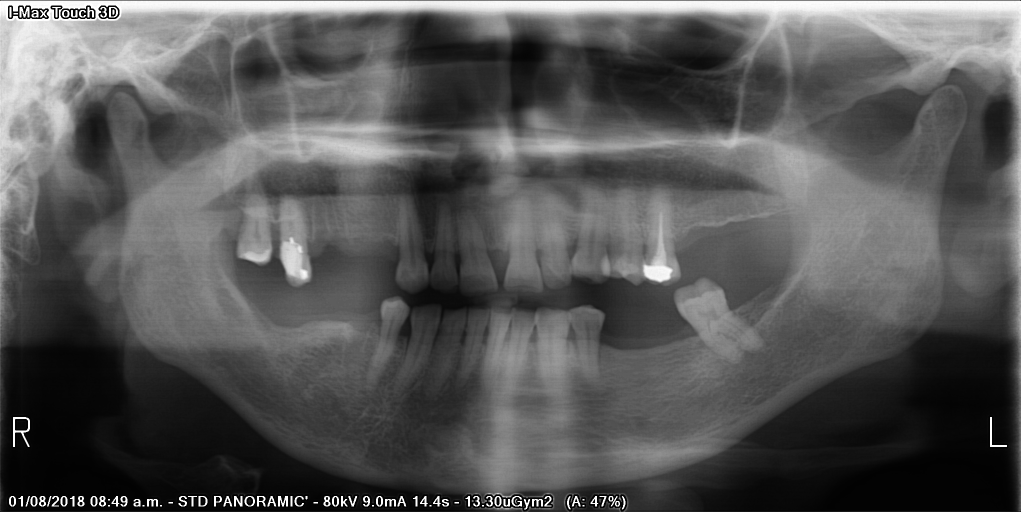
#> input picture data/original/101.jpg, 2041 x 1024 px (shown at 1/2 size); its folder holds 4 pictures in this run
$ python screen_evaluation_set.py
#> lines starting #> are read from the running program, lines starting #| are printed output that depends on the picture; after the words box and inside, x2 and y2 are one past the last pixel; in counts of white or black regions, pixels touching at a corner belong together
"""
Triaje de ortopantomografías para el estudio perceptual con odontólogos.

Reduce las 598 imágenes de `data/original` a una lista corta que se aproxime al
criterio del tutor -- dentición completa y sin trabajos dentales, o con la menor
modificación posible -- para que dos revisores humanos confirmen la selección
final de 50 sobre hojas de contacto.

QUÉ ES FIABLE Y QUÉ NO
----------------------
Este script es un PRE-FILTRO, no un clasificador. Se validó contra un puñado de
imágenes inspeccionadas a ojo:

  - `dentition` (top-hat morfológico sobre la banda de la arcada) ordena bien la
    completitud: edéntula 107 -> 86, casi completa 294 -> 159, completa 256 -> 168.
  - `metal_score` detecta con seguridad amalgamas y coronas (saturan muy por
    encima del esmalte) y, vía top-hat de núcleo pequeño, brackets y arcos de
    ortodoncia, que en imágenes subexpuestas NO cruzan un umbral absoluto:
    la primera versión con umbral fijo 240 dejó pasar 291 y 151, dos casos de
    ortodoncia completa. Aun así puede escapársele una obturación pequeña.

Detectar "todas las piezas presentes" con garantías exige un detector de dientes
entrenado; acá sólo se ordena por verosimilitud. La decisión es de los revisores.

Uso:
    # 1. Puntuar las 598 imágenes
    python scripts/screen_evaluation_set.py --data-dir data/original

    # 2. Hojas de contacto de las mejores candidatas para revisión humana
    python scripts/screen_evaluation_set.py --contact-sheets --top 120

    # 3. Materializar el conjunto final desde los IDs aprobados
    python scripts/screen_evaluation_set.py --build-set docs/evaluacion/ids_aprobados.txt
"""

import sys
import argparse
import shutil
from pathlib import Path

PROJECT_ROOT = str(Path(__file__).parent.parent)
sys.path.insert(0, PROJECT_ROOT)

import numpy as np
import pandas as pd
import cv2

# Bandas de anotación quemada por el equipo (nombre, fecha, kV/mA, marcas R/L).
# Medidas sobre el dataset: filas 0-64 y 960-1024 de 1024 -> ~6% arriba y abajo.
TEXT_MARGIN_TOP = 0.07
TEXT_MARGIN_BOTTOM = 0.07
SIDE_MARGIN = 0.06

# Banda que contiene coronas y raíces de ambas arcadas.
ARCH_Y_MIN, ARCH_Y_MAX = 0.38, 0.75
ARCH_X_MIN, ARCH_X_MAX = 0.18, 0.82

# Amalgamas y coronas saturan; el esmalte sano de este dataset llega a ~205.
METAL_ABS_THRESHOLD = 240
MIN_BLOB_AREA = 40

# Núcleo del tamaño de una pieza: aísla dientes del hueso de fondo.
TOOTH_KERNEL = cv2.getStructuringElement(cv2.MORPH_ELLIPSE, (81, 81))
# Núcleo pequeño: aísla brackets, arcos y obturaciones del esmalte que los rodea.
APPLIANCE_KERNEL = cv2.getStructuringElement(cv2.MORPH_ELLIPSE, (15, 15))

# Corte de `appliance_frac`. Calibrado sobre casos verificados a ojo:
#   256 limpia impecable   0.027
#   294 dos obturaciones   0.114
#   291 ortodoncia         1.361
#   151 ortodoncia         1.613
# Separa ortodoncia y restauración franca (descalificantes) de la dentición
# sana, dejando pasar el ruido de compresión. Las obturaciones pequeñas caen
# en la zona gris a propósito: las juzgan los revisores sobre la hoja.
APPLIANCE_FLAG = 0.30


def content_roi(image):
    """Recorta las bandas de texto quemado y los márgenes laterales."""
    h, w = image.shape
    return image[int(TEXT_MARGIN_TOP * h):int((1 - TEXT_MARGIN_BOTTOM) * h),
                 int(SIDE_MARGIN * w):int((1 - SIDE_MARGIN) * w)]


def arch_band(image):
    h, w = image.shape
    return image[int(ARCH_Y_MIN * h):int(ARCH_Y_MAX * h),
                 int(ARCH_X_MIN * w):int(ARCH_X_MAX * w)]


def _normalize(band):
    """Lleva la banda a contraste comparable entre estudios con distinta exposición."""
    lo, hi = np.percentile(band, [5, 99])
    return np.clip((band.astype(np.float32) - lo) / max(hi - lo, 1), 0, 1)


def measure_dentition(image):
    """
    Estima la completitud de la dentición.

    Un top-hat con núcleo del tamaño de una pieza deja sólo las estructuras
    compactas y brillantes -- los dientes -- sobre el fondo suave del hueso.
    La mediana del perfil por columna resume cuánta arcada tiene pieza encima:
    en una arcada edéntula el top-hat apenas responde.
    """
    band = _normalize(arch_band(image))
    tophat = cv2.morphologyEx((band * 255).astype(np.uint8),
                              cv2.MORPH_TOPHAT, TOOTH_KERNEL)
    profile = np.convolve(tophat.max(axis=0).astype(np.float32),
                          np.ones(25) / 25, mode='same')
    return {
        'dentition': float(np.percentile(profile, 50)),
        'dentition_p25': float(np.percentile(profile, 25)),
        'vstd': float(np.percentile(band.std(axis=0), 50)),
    }


def measure_radiopaque(image):
    """
    Cuantifica material radiopaco: restauraciones, coronas, endodoncias, ortodoncia.

    Dos detectores complementarios, porque ninguno solo alcanza:
      - absoluto: amalgamas y coronas saturan por encima de 240.
      - top-hat pequeño: brackets y arcos destacan sobre el esmalte vecino
        aunque la imagen esté subexpuesta y nunca lleguen a 240.
    """
    band = arch_band(image)

    mask = (band >= METAL_ABS_THRESHOLD).astype(np.uint8)
    n_labels, _, stats, _ = cv2.connectedComponentsWithStats(mask, connectivity=8)
    areas = stats[1:, cv2.CC_STAT_AREA] if n_labels > 1 else np.array([])
    blobs = areas[areas >= MIN_BLOB_AREA]

    norm = _normalize(band)
    appliance = cv2.morphologyEx((norm * 255).astype(np.uint8),
                                 cv2.MORPH_TOPHAT, APPLIANCE_KERNEL)

    return {
        'metal_abs_frac': float(blobs.sum() / band.size) * 100 if len(blobs) else 0.0,
        'metal_abs_blobs': int(len(blobs)),
        'appliance_frac': float((appliance > 60).mean()) * 100,
        'appliance_peak': float(np.percentile(appliance, 99.9)),
    }


def measure_technical_quality(image):
    """La imagen fuente debe ser de buena calidad: la degradación la aplicamos nosotros."""
    roi = content_roi(image)
    hist = np.bincount(roi.ravel(), minlength=256).astype(float)
    hist /= hist.sum()
    nz = hist[hist > 0]
    return {
        'entropy': float(-(nz * np.log2(nz)).sum()),
        'contrast_std': float(roi.std()),
        'mean_intensity': float(roi.mean()),
        'clipped_high': float((roi >= 253).mean()) * 100,
    }


def screen_image(path):
    image = cv2.imread(str(path), cv2.IMREAD_GRAYSCALE)
    if image is None:
        return None
    row = {'image_id': path.stem, 'file': path.name,
           'height': image.shape[0], 'width': image.shape[1]}
    row.update(measure_dentition(image))
    row.update(measure_radiopaque(image))
    row.update(measure_technical_quality(image))
    return row


def rank_candidates(df):
    """
    Marca las que llevan material radiopaco y ordena el resto por dentición.

    Ver `APPLIANCE_FLAG` para la calibración del corte. La marca no descarta:
    sólo baja la imagen en el orden de revisión.
    """
    df = df.copy()
    df['flag_metal'] = (df.metal_abs_blobs > 0) | (df.appliance_frac > APPLIANCE_FLAG)
    df = df.sort_values(['flag_metal', 'dentition'], ascending=[True, False])
    return df.reset_index(drop=True)


# [50 lines left out: functions make_contact_sheets, build_set, not called in this run]


def main():
    parser = argparse.ArgumentParser(description=__doc__,
                                     formatter_class=argparse.RawDescriptionHelpFormatter)
    parser.add_argument('--data-dir', default='data/original')
    parser.add_argument('--out-dir', default='docs/evaluacion/screening')
    parser.add_argument('--contact-sheets', action='store_true')
    parser.add_argument('--top', type=int, default=120)
    parser.add_argument('--build-set', metavar='IDS_FILE')
    parser.add_argument('--set-dir', default='data/evaluacion_50')
    args = parser.parse_args()

    data_dir = Path(args.data_dir)
    out_dir = Path(args.out_dir)

    if args.build_set:
        build_set(args.build_set, data_dir, Path(args.set_dir))
        return

    scores_path = out_dir / 'screening_scores.csv'

    if scores_path.exists() and args.contact_sheets:
        # Se reordena al vuelo: cambiar los umbrales no obliga a reanalizar.
        df = rank_candidates(pd.read_csv(scores_path, dtype={'image_id': str}))
        print(f'Puntajes cargados de {scores_path} ({(~df.flag_metal).sum()} sin marcar)')
    else:
        files = sorted(data_dir.glob('*.jpg')) + sorted(data_dir.glob('*.png'))
        print(f'Analizando {len(files)} imágenes de {data_dir}...')
        rows = []
        for i, f in enumerate(files, 1):
            if (row := screen_image(f)):
#> in screen_image, image is the input picture: shape (1024, 2041); min 1, max 255, mean 86.3
#> in arch_band, `return image[int(ARCH_Y_MIN * h):int(ARCH_Y_MAX * h), int(ARCH_X_MIN *..`:
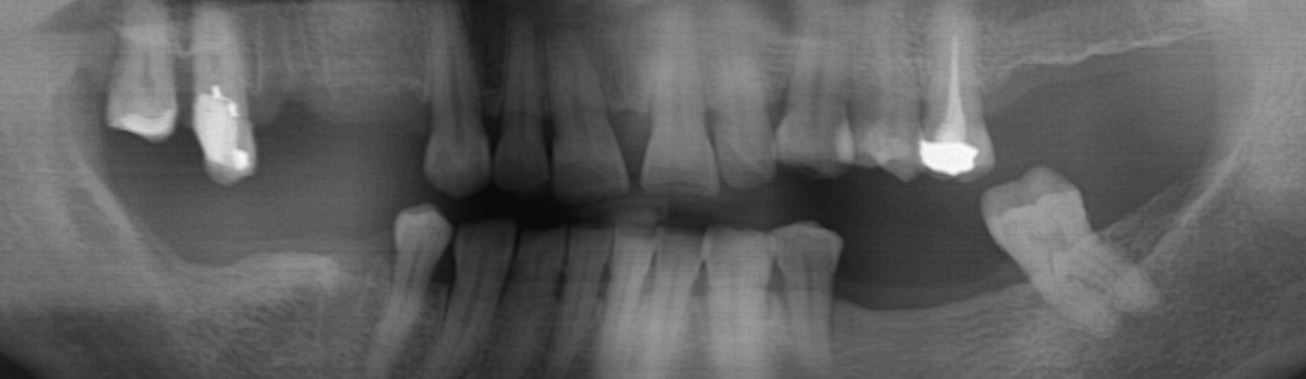
#> returned value: shape (379, 1306); min 9, max 253, mean 95.4
#> in _normalize, `lo, hi = np.percentile(band, [5, 99])`: lo = 42; hi = 187
#> in _normalize, `return np.clip((band.astype(np.float32) - lo) / max(hi - lo, 1), 0, 1)`:
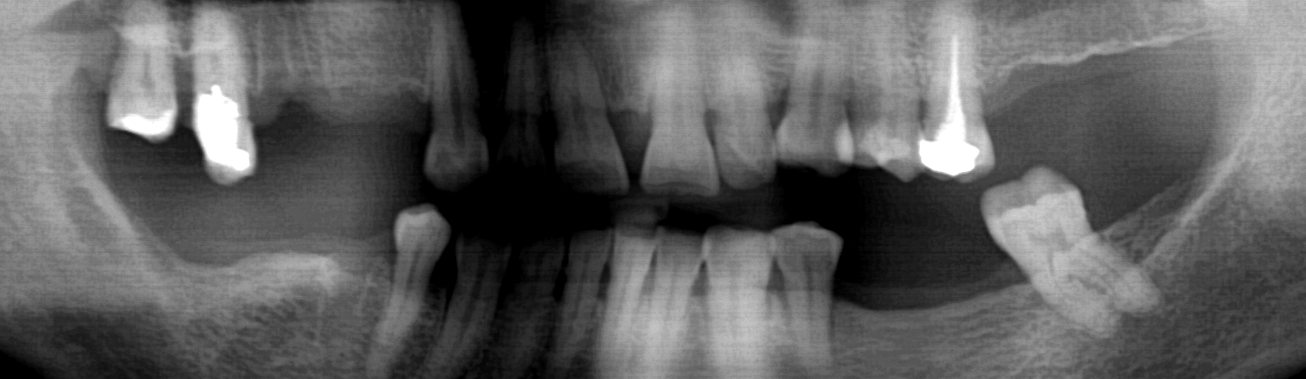
#> returned value: shape (379, 1306) float32; min 0, max 1, mean 0.371
#> in measure_dentition, `tophat = cv2.morphologyEx((band * 255).astype(np.uint8), cv2.MORPH_TOP..`:
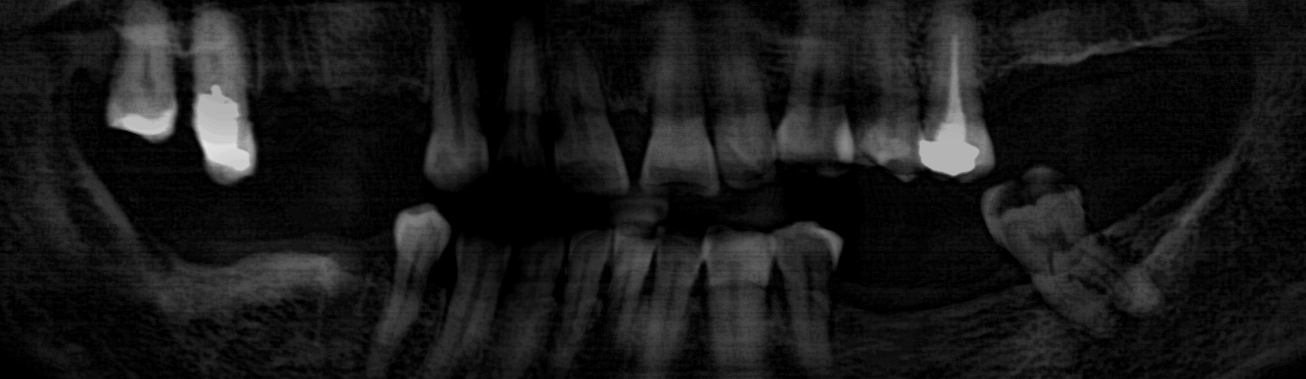
#> tophat: shape (379, 1306); min 0, max 231, mean 24.4
#> in measure_dentition, `profile = np.convolve(tophat.max(axis=0).astype(np.float32), np.ones(2..`: profile = 1306 values, max 222.9 at index 215, min 16.04 at index 0, mean 86.35
#> in measure_radiopaque, `mask = (band >= METAL_ABS_THRESHOLD).astype(np.uint8)`:
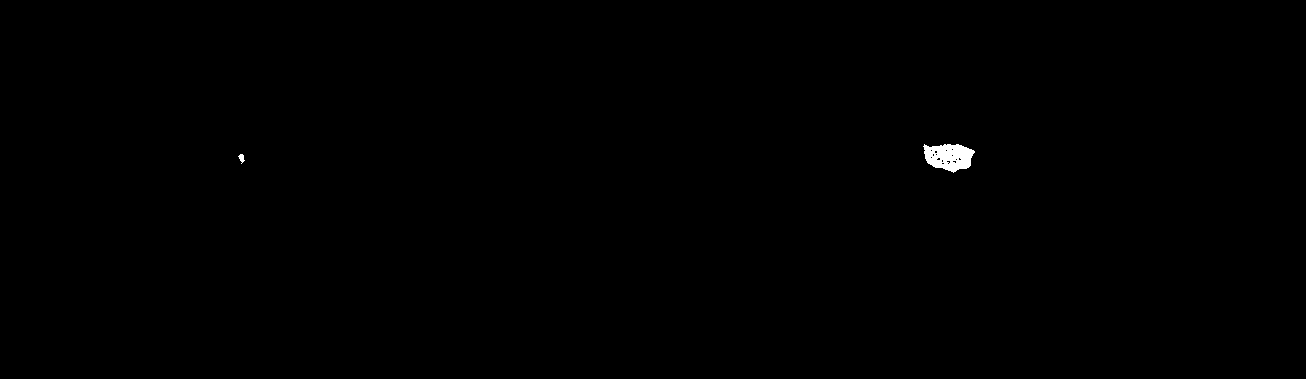
#> mask: shape (379, 1306); values 0 (black) and 1 (white), 0.22% white; 2 white regions, box (x1, y1, x2, y2) and area: (923, 144, 975, 173) 1036, (238, 154, 245, 164) 38
#> in measure_radiopaque, `n_labels, _, stats, _ = cv2.connectedComponentsWithStats(mask, connect..`: n_labels = 3; stats = [[0, 0, 1306, 379, 493900], [923, 144, 52, 29, 1036], [238, 154, 7, 10, 38]]
#> in measure_radiopaque, `areas = stats[1:, cv2.CC_STAT_AREA] if n_labels > 1 else np.array([])`: areas = [1036, 38]
#> in measure_radiopaque, `blobs = areas[areas >= MIN_BLOB_AREA]`: blobs = [1036]
#> in content_roi, `return image[int(TEXT_MARGIN_TOP * h):int((1 - TEXT_MARGIN_BOTTOM) * h..`:
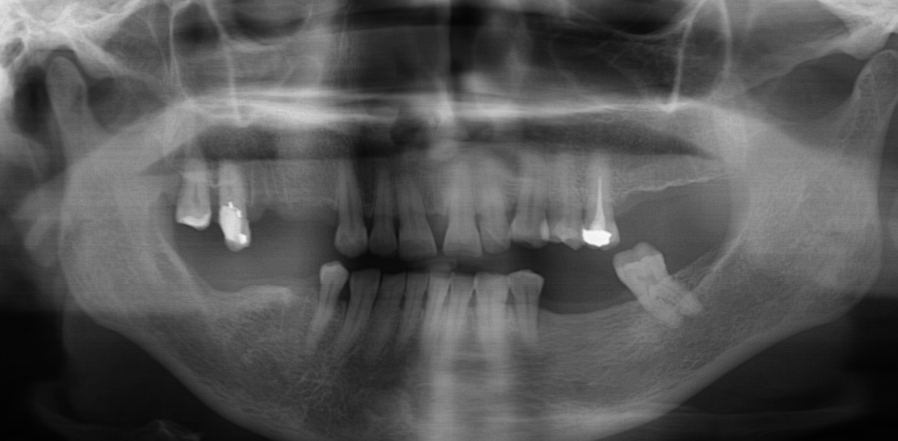
#> returned value: shape (881, 1796) (shown at 1/2 size); min 1, max 253, mean 84.2
#> in measure_technical_quality, `hist = np.bincount(roi.ravel(), minlength=256).astype(float)`: hist = 256 values, max 25803 at index 92, min 0 at index 0, mean 6180.8
#> in measure_technical_quality, `hist /= hist.sum()`: hist = 256 values, max 0.0163 at index 92, min 0 at index 0, mean 0.00391
#> in measure_technical_quality, `nz = hist[hist > 0]`: nz = 252 values, max 0.0163 at index 91, min 6.32e-07 at index 251, mean 0.00397
                rows.append(row)
            if i % 100 == 0:
                print(f'  {i}/{len(files)}')
#> pass 2 of the loop in main, `for i, f in enumerate(files, 1):`:
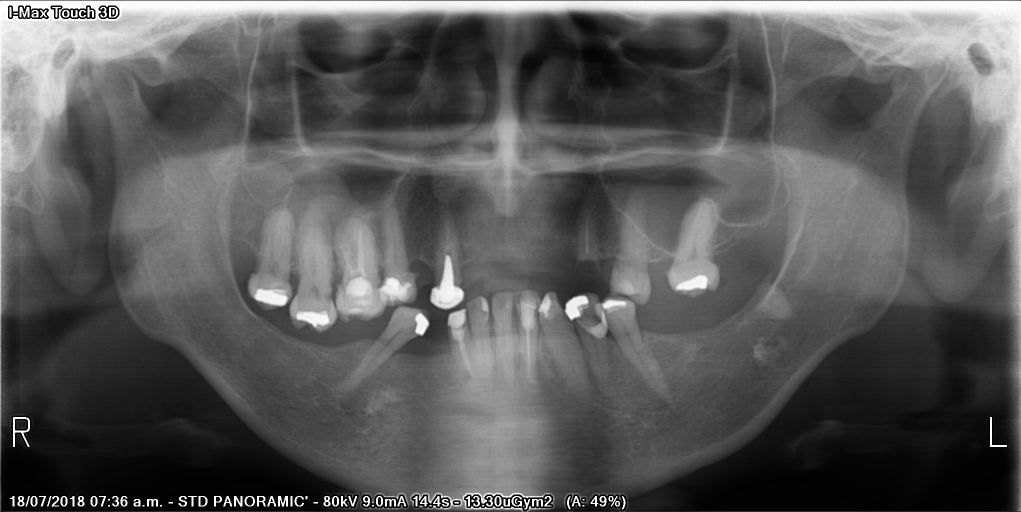
#> input picture data/original/106.jpg, 2041 x 1024 px (shown at 1/2 size)
#> in screen_image, image is the input picture: shape (1024, 2041); min 1, max 255, mean 88.9
#> in measure_radiopaque (call 2), `mask = (band >= METAL_ABS_THRESHOLD).astype(np.uint8)`:
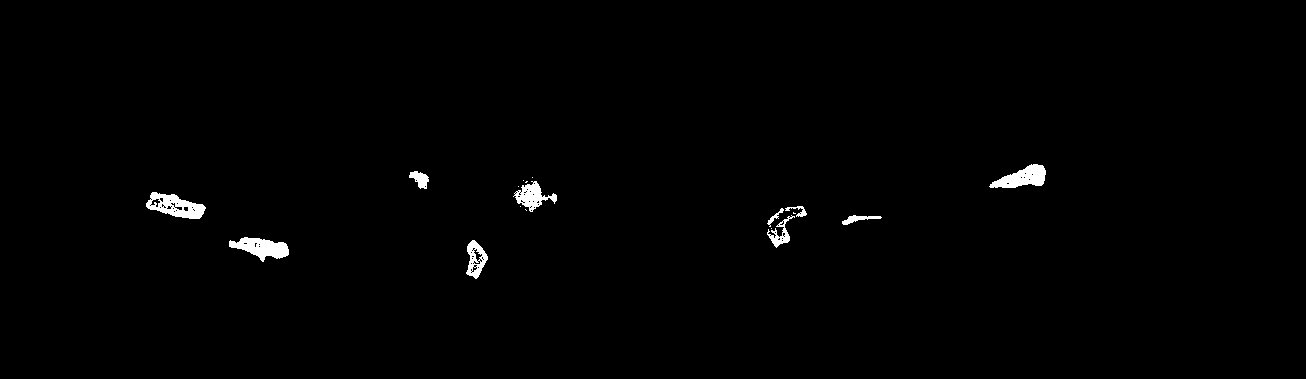
#> mask: shape (379, 1306); values 0 (black) and 1 (white), 0.89% white; 18 white regions (8 under 20 px), largest, box (x1, y1, x2, y2) and area: (146, 192, 206, 219) 878, (229, 237, 289, 262) 831, (989, 164, 1046, 188) 794
#> n_labels = 19; stats = 19 rows, first 6: [0, 0, 1306, 379, 490582], [989, 164, 57, 24, 794], [409, 171, 20, 18, 210], [532, 177, 1, 1, 1], [523, 180, 1, 1, 1], [525, 181, 3, 2, 4]
#> areas = 18 values, max 878 at index 7, min 1 at index 2, mean 244
#> blobs = [794, 210, 588, 878, 94, 77, 286, 171, 831, 448]
#> in content_roi (call 2), `return image[int(TEXT_MARGIN_TOP * h):int((1 - TEXT_MARGIN_BOTTOM) * h..`:
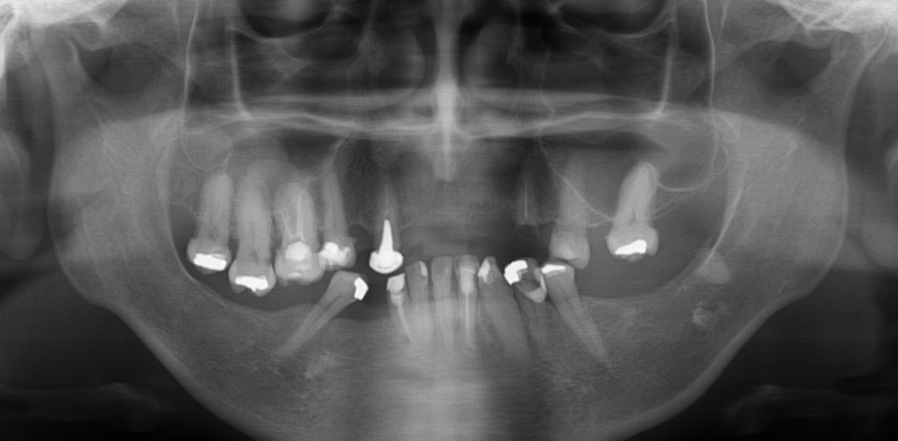
#> returned value: shape (881, 1796) (shown at 1/2 size); min 1, max 253, mean 84.8
#> pass 3 of the loop in main, `for i, f in enumerate(files, 1):`:
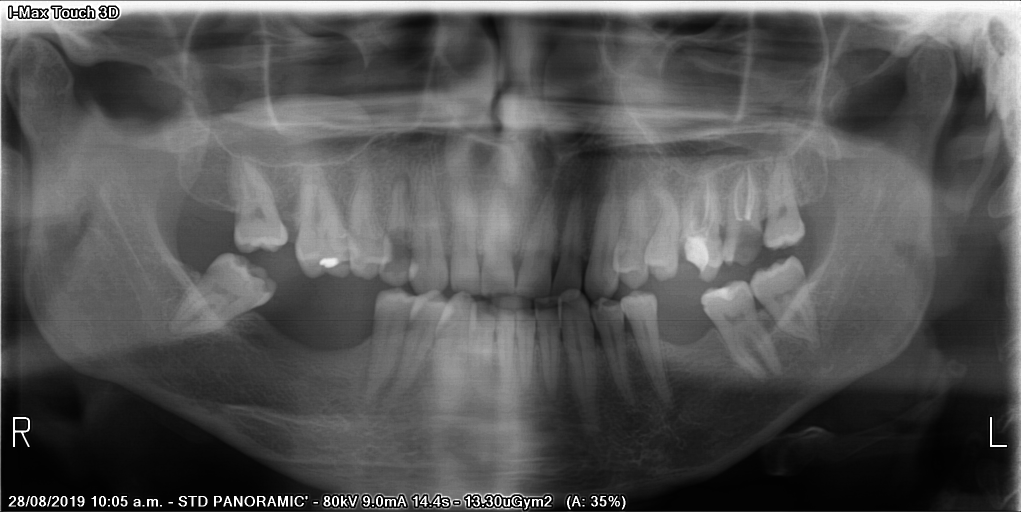
#> input picture data/original/115.jpg, 2041 x 1024 px (shown at 1/2 size)
#> in screen_image, image is the input picture: shape (1024, 2041); min 1, max 255, mean 84.8
#> in measure_radiopaque (call 3), `mask = (band >= METAL_ABS_THRESHOLD).astype(np.uint8)`:
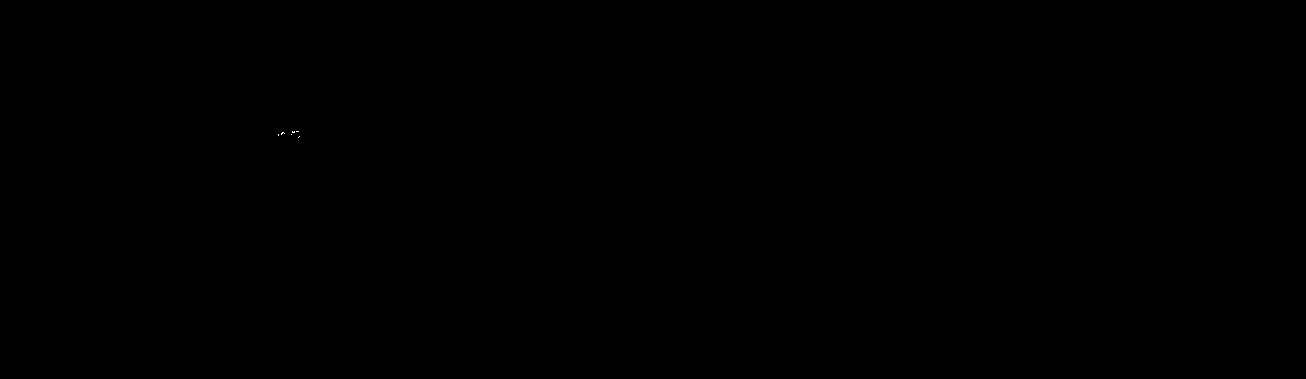
#> mask: shape (379, 1306); values 0 (black) and 1 (white), 0% white in thin lines or dots, all inside (x1, y1, x2, y2) = (278, 131, 300, 138)
#> n_labels = 7; stats = [[0, 0, 1306, 379, 494955], [292, 131, 3, 2, 5], [296, 131, 3, 1, 3], [281, 132, 4, 3, 6], [278, 134, 1, 2, 2], [291, 134, 1, 1, 1], [298, 136, 2, 2, 2]]
#> areas = [5, 3, 6, 2, 1, 2]
#> blobs = empty array
#> in content_roi (call 3), `return image[int(TEXT_MARGIN_TOP * h):int((1 - TEXT_MARGIN_BOTTOM) * h..`:
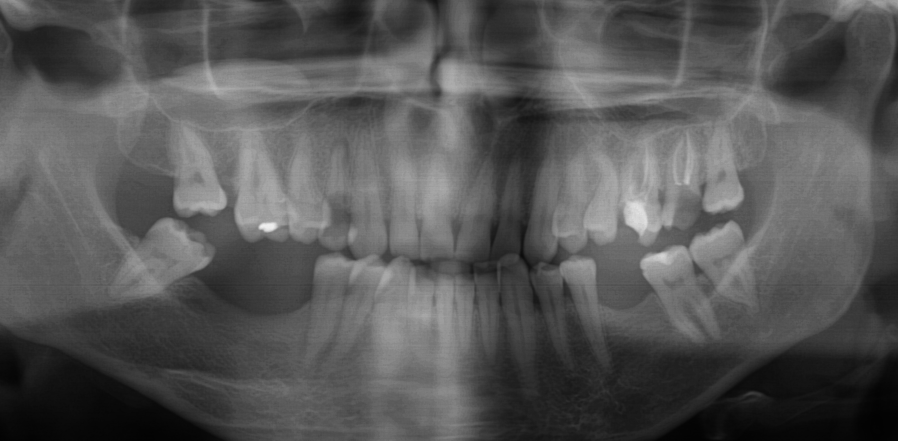
#> returned value: shape (881, 1796) (shown at 1/2 size); min 1, max 242, mean 86
#> the loop made 4 passes; the first 3 are shown
        df = rank_candidates(pd.DataFrame(rows))
#> in rank_candidates, `df = df.copy()`: df = table of 4 rows and 15 columns
#> in rank_candidates, `df = df.sort_values(['flag_metal', 'dentition'], ascending=[True, Fals..`: df = table of 4 rows and 16 columns
        out_dir.mkdir(parents=True, exist_ok=True)
#> (the run stopped early here; a loop or call above may not have finished)
